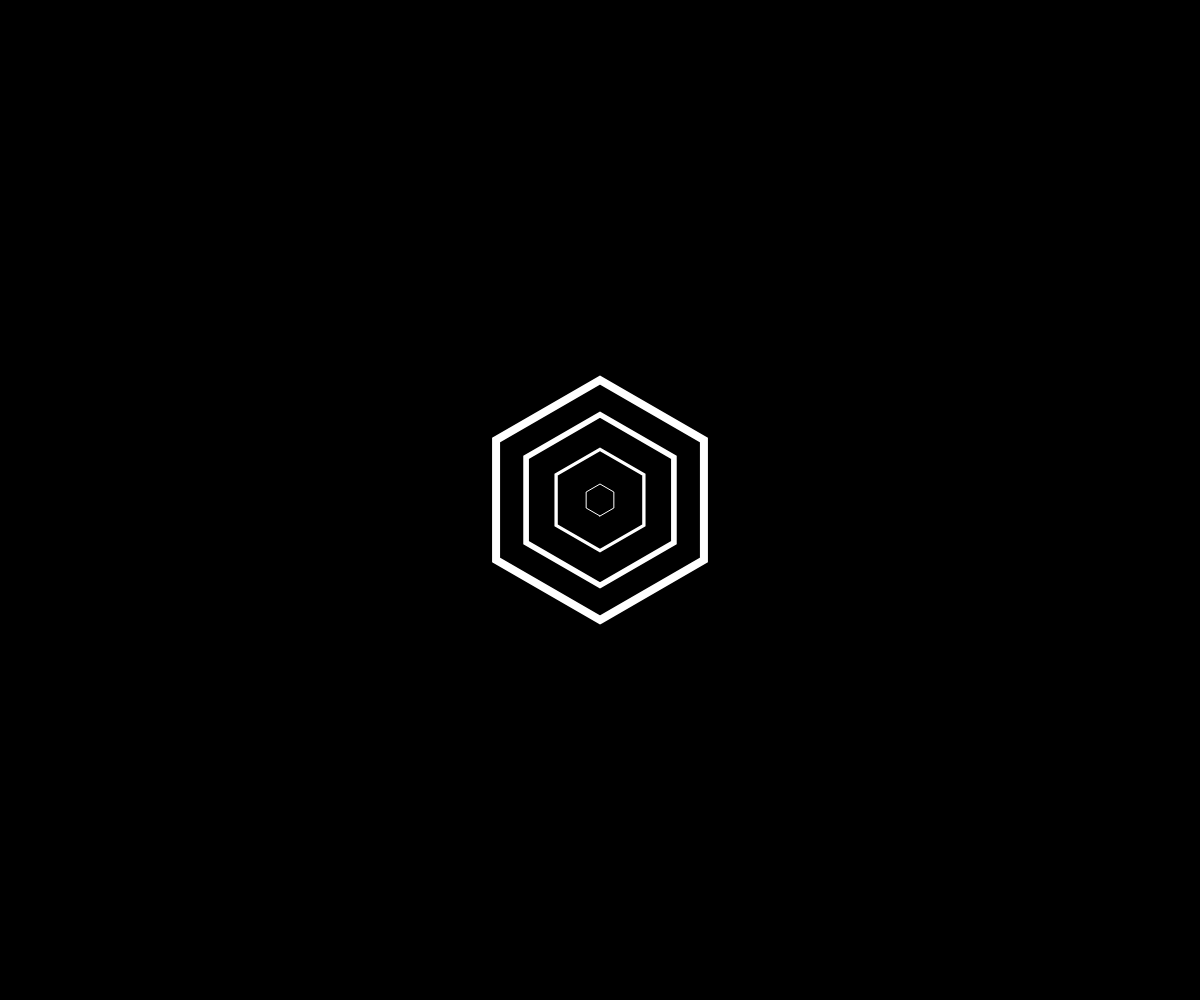
Frame 1 (no input)
Frame 2 (the mouse pressed at the canvas centre, redrawn once): identical to frame 1, image omitted

The p5.js sketch that drew this single still picture (run headless with seeded random() and noise() and a simulated clock; the mouse was pressed at the canvas centre and the sketch redrawn once):

// p5.js sketch
// ── sketch.js
const maxRadius = 120;
const minRadius = 16;
const numberOfHexs = 4;
const minStrokeWeight = 1;
const maxStrokeWeight = 8;
let heartBeat = 1;
let frame = 0;
let strokeStep = 0;

function setup() {
  createCanvas(windowWidth, windowHeight);
  angleMode(DEGREES);
}

function windowResized() {
  resizeCanvas(windowWidth, windowHeight);
}

function draw() {
  background("black");
  stroke("white");
  noFill();
  
  frame++;
  if (frame % 60 === 0) heartBeat++;

  for (let i = 1; i <= numberOfHexs; i++) {
    const step = (i - 1) / (numberOfHexs - 1);
    const radius = lerp(minRadius, maxRadius, step);
    const strokeThickness = lerp(minStrokeWeight, maxStrokeWeight, step);
    strokeWeight(strokeThickness);
    renderHex(width/2, height/2, radius);
    
    // if(strokeStep === 1) strokeStep = 0;
  }
  
  noLoop();
  
}

function renderHex(centerX, centerY, radius){
  const sides = 6;
  const angleStep = 360 / sides;
  beginShape();
  for (let angle = 0; angle < 360; angle = angle + angleStep){
    x = centerX + sin(angle) * radius;
    y = centerY + cos(angle) * radius;
    vertex(x, y);
  }
  endShape(CLOSE);
}
